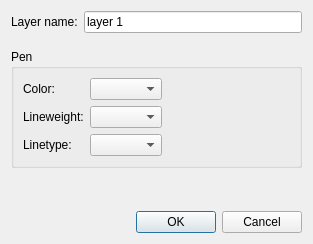
<?xml version="1.0" encoding="UTF-8"?>
<ui version="4.0">
 <class>LayerDialog</class>
 <widget class="QDialog" name="LayerDialog">
  <property name="windowModality">
   <enum>Qt::ApplicationModal</enum>
  </property>
  <property name="geometry">
   <rect>
    <x>0</x>
    <y>0</y>
    <width>313</width>
    <height>244</height>
   </rect>
  </property>
  <property name="windowTitle">
   <string>Layer Data</string>
  </property>
  <property name="windowIcon">
   <iconset>
    <normaloff>EditLayer/EditLayer.svg</normaloff>EditLayer/EditLayer.svg</iconset>
  </property>
  <layout class="QVBoxLayout" name="verticalLayout">
   <item>
    <layout class="QFormLayout" name="Layout">
     <item row="0" column="0">
      <widget class="QLabel" name="label">
       <property name="text">
        <string>Layer name:</string>
       </property>
      </widget>
     </item>
     <item row="0" column="1">
      <widget class="QLineEdit" name="LayerName">
       <property name="text">
        <string notr="true">layer 1</string>
       </property>
      </widget>
     </item>
    </layout>
   </item>
   <item>
    <widget class="QGroupBox" name="groupBox">
     <property name="title">
      <string>Pen</string>
     </property>
     <layout class="QFormLayout" name="formLayout_2">
      <property name="fieldGrowthPolicy">
       <enum>QFormLayout::ExpandingFieldsGrow</enum>
      </property>
      <item row="0" column="0">
       <widget class="QLabel" name="label_2">
        <property name="text">
         <string>Color:</string>
        </property>
       </widget>
      </item>
      <item row="0" column="1">
       <widget class="RColorCombo" name="Color">
        <property name="onlyFixed" stdset="0">
         <bool>true</bool>
        </property>
        <property name="blackWhite" stdset="0">
         <bool>false</bool>
        </property>
       </widget>
      </item>
      <item row="1" column="0">
       <widget class="QLabel" name="label_4">
        <property name="text">
         <string>Lineweight:</string>
        </property>
       </widget>
      </item>
      <item row="1" column="1">
       <widget class="RLineweightCombo" name="Lineweight">
        <property name="onlyFixed" stdset="0">
         <bool>true</bool>
        </property>
       </widget>
      </item>
      <item row="2" column="0">
       <widget class="QLabel" name="label_3">
        <property name="text">
         <string>Linetype:</string>
        </property>
       </widget>
      </item>
      <item row="2" column="1">
       <widget class="RLinetypeCombo" name="Linetype">
        <property name="onlyFixed" stdset="0">
         <bool>true</bool>
        </property>
       </widget>
      </item>
     </layout>
    </widget>
   </item>
   <item>
    <widget class="QLabel" name="Message">
     <property name="text">
      <string/>
     </property>
     <property name="textFormat">
      <enum>Qt::RichText</enum>
     </property>
    </widget>
   </item>
   <item>
    <widget class="QDialogButtonBox" name="ButtonBox">
     <property name="orientation">
      <enum>Qt::Horizontal</enum>
     </property>
     <property name="standardButtons">
      <set>QDialogButtonBox::Cancel|QDialogButtonBox::Ok</set>
     </property>
    </widget>
   </item>
  </layout>
 </widget>
 <customwidgets>
  <customwidget>
   <class>RColorCombo</class>
   <extends>QComboBox</extends>
   <header>RColorCombo.h</header>
  </customwidget>
  <customwidget>
   <class>RLineweightCombo</class>
   <extends>QComboBox</extends>
   <header>RLineweightCombo.h</header>
  </customwidget>
  <customwidget>
   <class>RLinetypeCombo</class>
   <extends>QComboBox</extends>
   <header>RLinetypeCombo.h</header>
  </customwidget>
 </customwidgets>
 <resources/>
 <connections>
  <connection>
   <sender>ButtonBox</sender>
   <signal>accepted()</signal>
   <receiver>LayerDialog</receiver>
   <slot>accept()</slot>
   <hints>
    <hint type="sourcelabel">
     <x>248</x>
     <y>254</y>
    </hint>
    <hint type="destinationlabel">
     <x>157</x>
     <y>274</y>
    </hint>
   </hints>
  </connection>
  <connection>
   <sender>ButtonBox</sender>
   <signal>rejected()</signal>
   <receiver>LayerDialog</receiver>
   <slot>reject()</slot>
   <hints>
    <hint type="sourcelabel">
     <x>316</x>
     <y>260</y>
    </hint>
    <hint type="destinationlabel">
     <x>286</x>
     <y>274</y>
    </hint>
   </hints>
  </connection>
 </connections>
</ui>
